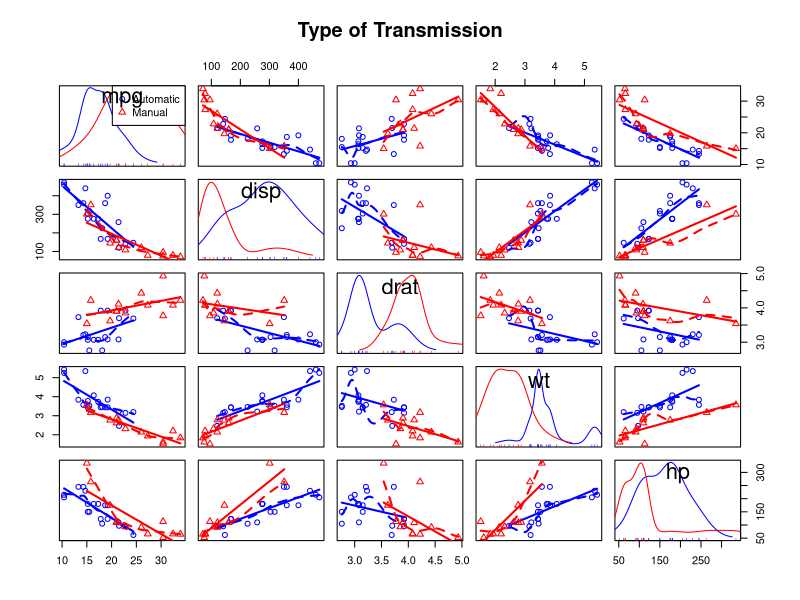
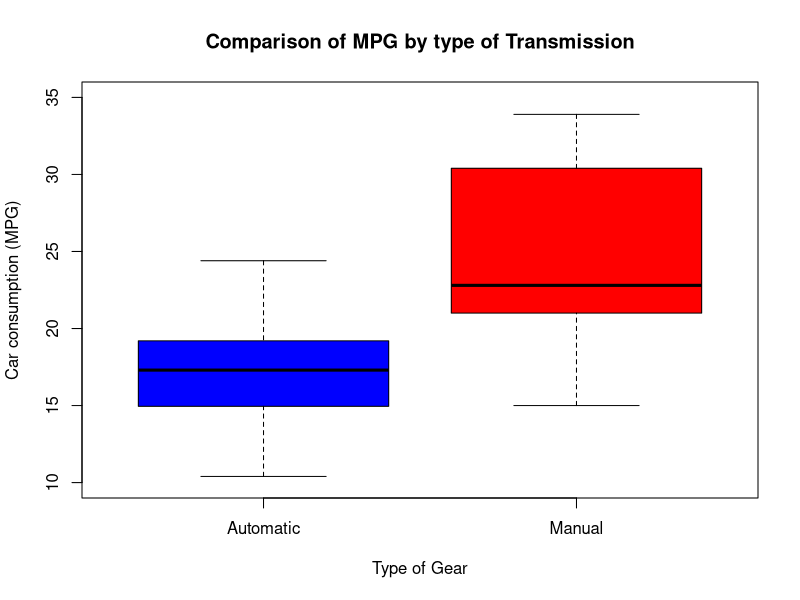
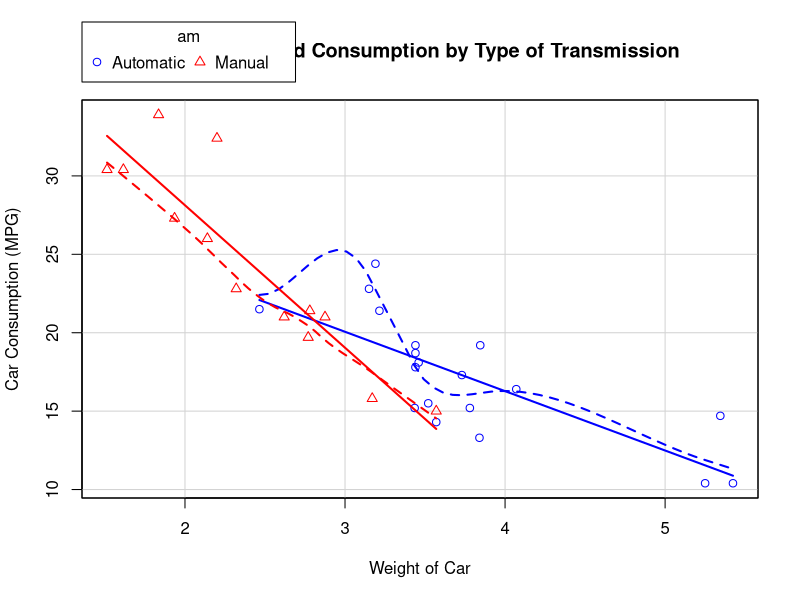
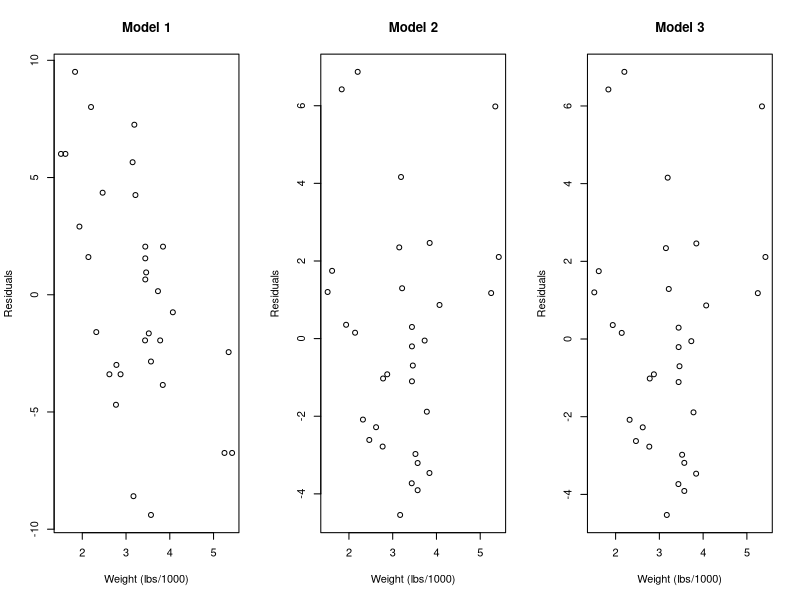

Write R code to recreate these figures, in order.
## ---- chunk 1
knitr::opts_chunk$set(echo = TRUE)
## ---- chunk 2
library(car) 
mtcars$am = as.factor(mtcars$am)
levels(mtcars$am) = c("Automatic", "Manual")
summary(mtcars$mpg); summary(mtcars$am)
## ---- chunk 3
scatterplotMatrix(~mpg+disp+drat+wt+hp|am, data=mtcars,
                   col = c("blue", "red"),
                   main="Type of Transmission")
## ---- chunk 4
autmanbox = boxplot(mpg ~ am, data=mtcars, main = "Comparison of MPG by type of Transmission",
              xlab = "Type of Gear",
              ylab = "Car consumption (MPG)",
              ylim = c(10, 35),
              col = c("blue", "red"))
## ---- chunk 5
cor(mtcars[, -c(9)])[1, ]
## ---- chunk 6
wtplot = scatterplot(mpg ~ wt | am, data=mtcars,
                     xlab="Weight of Car", ylab="Car Consumption (MPG)",
                     main="Car Weight and Consumption by Type of Transmission",
                     col = c("blue", "red"),
                     legend.title = "Type of Transmission",
                     legend.coords = "topright") 
## ---- chunk 7
fit1 = lm(mpg ~ am, data=mtcars)
## ---- chunk 8
fit2 = lm(mpg ~ wt, data=mtcars)
## ---- chunk 9
fit3 = lm(mpg ~ am + wt, data=mtcars)
## ---- chunk 10
par(mfcol = c(1, 3))
plot(mtcars$wt, resid(fit1), main = "Model 1", xlab = "Weight (lbs/1000)", ylab = "Residuals")
plot(mtcars$wt, resid(fit2), main = "Model 2", xlab = "Weight (lbs/1000)", ylab = "Residuals")
plot(mtcars$wt, resid(fit3), main = "Model 3", xlab = "Weight (lbs/1000)", ylab = "Residuals")
